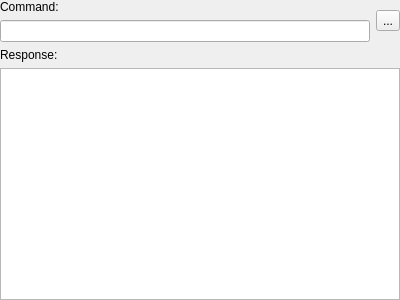
<?xml version="1.0" encoding="UTF-8"?>
<ui version="4.0">
 <class>Test1</class>
 <widget class="QWidget" name="Test2">
  <property name="geometry">
   <rect>
    <x>0</x>
    <y>0</y>
    <width>400</width>
    <height>300</height>
   </rect>
  </property>
  <property name="windowTitle">
   <string>Form</string>
  </property>
  <layout class="QVBoxLayout" name="verticalLayout_2">
   <property name="leftMargin">
    <number>0</number>
   </property>
   <property name="topMargin">
    <number>0</number>
   </property>
   <property name="rightMargin">
    <number>0</number>
   </property>
   <property name="bottomMargin">
    <number>0</number>
   </property>
   <item>
    <layout class="QHBoxLayout" name="horizontalLayout">
     <item>
      <layout class="QVBoxLayout" name="verticalLayout">
       <item>
        <widget class="QLabel" name="label_2">
         <property name="text">
          <string>Command:</string>
         </property>
        </widget>
       </item>
       <item>
        <widget class="QLineEdit" name="txtTest"/>
       </item>
      </layout>
     </item>
     <item>
      <widget class="StyledToolButton" name="cmdTest">
       <property name="text">
        <string>...</string>
       </property>
       <property name="icon">
        <iconset>
         <normaloff>images/tool.png</normaloff>images/tool.png</iconset>
       </property>
       <property name="adjustSize" stdset="0">
        <bool>true</bool>
       </property>
      </widget>
     </item>
    </layout>
   </item>
   <item>
    <widget class="QLabel" name="label">
     <property name="text">
      <string>Response:</string>
     </property>
    </widget>
   </item>
   <item>
    <widget class="QPlainTextEdit" name="txtResponse">
     <property name="readOnly">
      <bool>true</bool>
     </property>
    </widget>
   </item>
  </layout>
  <action name="actPluginTest2Send">
   <property name="text">
    <string>&amp;Send</string>
   </property>
  </action>
 </widget>
 <customwidgets>
  <customwidget>
   <class>StyledToolButton</class>
   <extends>QToolButton</extends>
   <header>styledtoolbutton.h</header>
  </customwidget>
 </customwidgets>
 <resources/>
 <connections>
  <connection>
   <sender>actPluginTest2Send</sender>
   <signal>triggered()</signal>
   <receiver>cmdTest</receiver>
   <slot>click()</slot>
   <hints>
    <hint type="sourcelabel">
     <x>-1</x>
     <y>-1</y>
    </hint>
    <hint type="destinationlabel">
     <x>383</x>
     <y>27</y>
    </hint>
   </hints>
  </connection>
 </connections>
</ui>
